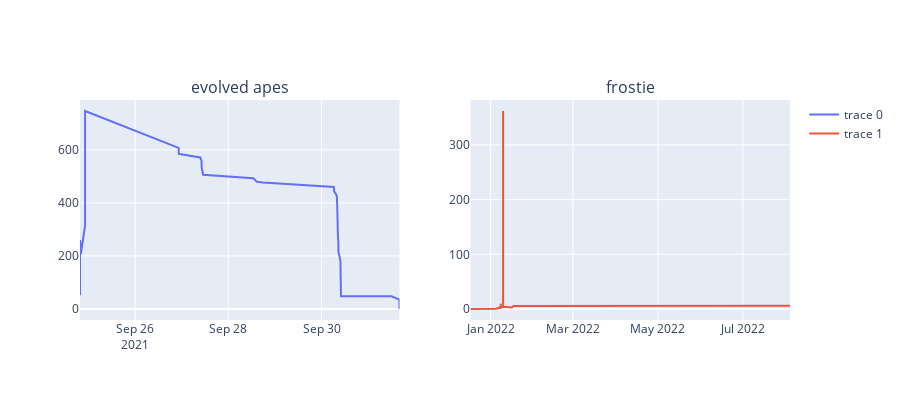

Notebook cell for this chart:
### Markdown cell above
# compare the two rug-pull projects -- visualized

### Code cell
dfs = [df_ape,df_frostie]
labels = ['evolved apes','frostie']
from turtle import width
from plotly.subplots import make_subplots
import plotly.graph_objects as go


fig = make_subplots(rows=1, cols=len(dfs),subplot_titles=labels) 
for k,df in enumerate(dfs):
    fig.append_trace(go.Scatter(
        x=df['DateTime'],
        y=df['wallet_remains'],
    ), row=1, col=k+1)
fig.update_layout(
    width=900,
    height=400,)
fig.show()

### Figure 1 — Plotly figure (JSON) as saved in the notebook; plotly's stock layout.template omitted (floating-point values rounded to 4 significant figures; data arrays with more than 128 entries replaced by an {"elided": "..."} marker saying what was removed)
{"data": [{"type": "scatter", "x": ["2021-09-24 19:33:11", "2021-09-24 19:33:11", "2021-09-24 19:38:56", "2021-09-24 19:54:34", "2021-09-24 19:59:28", "2021-09-24 22:11:39", "2021-09-24 22:11:39", "2021-09-26 22:23:21", "2021-09-26 22:27:51", "2021-09-26 22:52:11", "2021-09-27 09:32:15", "2021-09-27 10:10:31", "2021-09-27 10:14:33", "2021-09-27 11:01:07", "2021-09-28 12:51:02", "2021-09-28 14:40:41", "2021-09-28 17:47:07", "2021-09-30 06:20:05", "2021-09-30 06:33:46", "2021-09-30 07:51:34", "2021-09-30 08:05:25", "2021-09-30 08:05:25", "2021-09-30 08:15:39", "2021-09-30 08:20:53", "2021-09-30 08:24:50", "2021-09-30 08:41:12", "2021-09-30 08:42:19", "2021-09-30 09:44:36", "2021-09-30 09:45:14", "2021-09-30 09:59:45", "2021-09-30 10:01:42", "2021-10-01 12:03:41", "2021-10-01 16:07:51", "2021-10-01 16:07:51", "2021-10-01 16:09:18", "2021-10-01 16:11:27"], "xaxis": "x", "y": [52, 260, 246.9, 233.8, 208.0, 315.6, 746.1, 607.0, 584.4, 584.0, 571.0, 557.9, 531.9, 505.9, 492.8, 479.7, 476.4, 459.9, 443.4, 426.8, 393.5, 360.2, 350.1, 316.8, 283.5, 249.8, 216.1, 182.4, 148.7, 98.45, 48.05, 47.95, 35.95, 23.95, 20.85, 0.04985], "yaxis": "y"}, {"type": "scatter", "x": {"elided": "206 str values"}, "xaxis": "x2", "y": {"elided": "206 float values"}, "yaxis": "y2"}], "layout": {"annotations": [{"font": {"size": 16}, "showarrow": false, "text": "evolved apes", "x": 0.225, "xanchor": "center", "xref": "paper", "y": 1, "yanchor": "bottom", "yref": "paper"}, {"font": {"size": 16}, "showarrow": false, "text": "frostie", "x": 0.775, "xanchor": "center", "xref": "paper", "y": 1, "yanchor": "bottom", "yref": "paper"}], "height": 400, "width": 900, "xaxis": {"anchor": "y", "domain": [0, 0.45]}, "xaxis2": {"anchor": "y2", "domain": [0.55, 1]}, "yaxis": {"anchor": "x", "domain": [0, 1]}, "yaxis2": {"anchor": "x2", "domain": [0, 1]}}}
